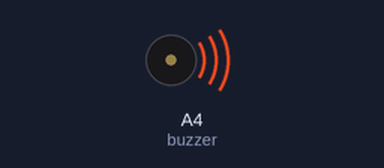
A sketch run on a simulated Arduino Uno, built with avr-gcc and run on an emulated ATmega328P. Shown: buzzer (waves = sounding).

Above: at 0.1 s.
At 39.64 s:
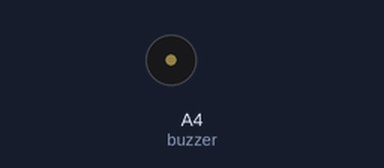
Timing chart, 0 to 40.0 s (numbered marks = the images above):
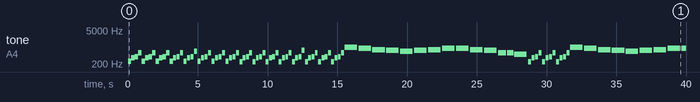

The sketch:

Stories_Untold.ino
```cpp
// GENSHIN IMPACT 海祇島常駐 BGM "待訴說的傳說" / Watatsumi Island Ambient OST "Stories Untold"

#include <avr/pgmspace.h>

#define NOTE_B0  31
#define NOTE_C1  33
#define NOTE_CS1 35
#define NOTE_D1  37
#define NOTE_DS1 39
#define NOTE_E1  41
#define NOTE_F1  44
#define NOTE_FS1 46
#define NOTE_G1  49
#define NOTE_GS1 52
#define NOTE_A1  55
#define NOTE_AS1 58
#define NOTE_B1  62
#define NOTE_C2  65
#define NOTE_CS2 69
#define NOTE_D2  73
#define NOTE_DS2 78
#define NOTE_E2  82
#define NOTE_F2  87
#define NOTE_FS2 93
#define NOTE_G2  98
#define NOTE_GS2 104
#define NOTE_A2  110
#define NOTE_AS2 117
#define NOTE_B2  123
#define NOTE_C3  131
#define NOTE_CS3 139
#define NOTE_D3  147
#define NOTE_DS3 156
#define NOTE_E3  165
#define NOTE_F3  175
#define NOTE_FS3 185
#define NOTE_G3  196
#define NOTE_GS3 208
#define NOTE_A3  220
#define NOTE_AS3 233
#define NOTE_B3  247
#define NOTE_C4  262
#define NOTE_CS4 277
#define NOTE_D4  294
#define NOTE_DS4 311
#define NOTE_E4  330
#define NOTE_F4  349
#define NOTE_FS4 370
#define NOTE_G4  392
#define NOTE_GS4 415
#define NOTE_A4  440
#define NOTE_AS4 466
#define NOTE_B4  494
#define NOTE_C5  523
#define NOTE_CS5 554
#define NOTE_D5  587
#define NOTE_DS5 622
#define NOTE_E5  659
#define NOTE_F5  698
#define NOTE_FS5 740
#define NOTE_G5  784
#define NOTE_GS5 831
#define NOTE_A5  880
#define NOTE_AS5 932
#define NOTE_B5  988
#define NOTE_C6  1047
#define NOTE_CS6 1109
#define NOTE_D6  1175
#define NOTE_DS6 1245
#define NOTE_E6  1319
#define NOTE_F6  1397
#define NOTE_FS6 1480
#define NOTE_G6  1568
#define NOTE_GS6 1661
#define NOTE_A6  1760
#define NOTE_AS6 1865
#define NOTE_B6  1976
#define NOTE_C7  2093
#define NOTE_CS7 2217
#define NOTE_D7  2349
#define NOTE_DS7 2489
#define NOTE_E7  2637
#define NOTE_F7  2794
#define NOTE_FS7 2960
#define NOTE_G7  3136
#define NOTE_GS7 3322
#define NOTE_A7  3520
#define NOTE_AS7 3729
#define NOTE_B7  3951
#define NOTE_C8  4186
#define NOTE_CS8 4435
#define NOTE_D8  4699
#define NOTE_DS8 4978
#define NOTE_E8  5274
#define NOTE_F8  5588
#define NOTE_FS8 5920
#define NOTE_G8  6272
#define NOTE_GS8 6645
#define NOTE_A8  7074
#define NOTE_AS8 7459
#define NOTE_B8  7902
#define REST 0

int tempo = 60;
int buzzer = A4;

const int melody[] PROGMEM = {
  NOTE_C4,16,NOTE_FS4,16,NOTE_G4,16,NOTE_D5,16,NOTE_C4,16,NOTE_FS4,16,NOTE_G4,16,NOTE_D5,16,NOTE_C4,16,NOTE_FS4,16,NOTE_G4,16,NOTE_D5,16,NOTE_C4,16,NOTE_FS4,16,NOTE_G4,16,NOTE_D5,16,
  NOTE_C4,16,NOTE_FS4,16,NOTE_G4,16,NOTE_E5,16,

  NOTE_C4,16,NOTE_FS4,16,NOTE_G4,16,NOTE_D5,16,NOTE_C4,16,NOTE_FS4,16,NOTE_G4,16,NOTE_D5,16,NOTE_C4,16,NOTE_FS4,16,NOTE_G4,16,NOTE_D5,16,
  NOTE_B3,17,NOTE_FS4,17,NOTE_G4,17,NOTE_D5,17,NOTE_B3,17,NOTE_FS4,17,NOTE_G4,17,NOTE_D5,17,NOTE_B3,17,NOTE_FS4,17,NOTE_G4,17,NOTE_D5,17,NOTE_B3,17,NOTE_FS4,17,NOTE_G4,17,NOTE_D5,17,
  NOTE_B3,17,NOTE_FS4,17,NOTE_G4,17,NOTE_FS5,17,NOTE_B3,17,NOTE_FS4,17,NOTE_G4,17,NOTE_D5,17,NOTE_B3,17,NOTE_FS4,17,NOTE_G4,17,NOTE_D5,17,NOTE_B3,17,NOTE_FS4,17,NOTE_G4,17,NOTE_D5,17,
  NOTE_B5,4,NOTE_A5,4,NOTE_G5,4,NOTE_FS5,4,NOTE_E5,4,NOTE_FS5,4,NOTE_G5,4,NOTE_A5,4,NOTE_A5,4,NOTE_G5,4,NOTE_FS5,4,NOTE_D5,6,NOTE_D5,8,NOTE_B4,4,
  NOTE_B3,16,NOTE_FS4,16,NOTE_G4,16,NOTE_D5,16,NOTE_B3,16,NOTE_FS4,16,NOTE_G4,16,NOTE_D5,16,NOTE_B3,16,NOTE_FS4,16,NOTE_G4,16,NOTE_D5,16,
  NOTE_B5,4,NOTE_A5,4,NOTE_G5,4,NOTE_FS5,4,NOTE_E5,4,NOTE_FS5,4,NOTE_G5,4,NOTE_A5,4,NOTE_A5,4,NOTE_G5,4,NOTE_FS5,4,NOTE_FS6,4,NOTE_D6,4,

  NOTE_B3,17,NOTE_FS4,17,NOTE_G4,17,NOTE_D5,17,NOTE_B3,17,NOTE_FS4,17,NOTE_G4,17,NOTE_D5,17,NOTE_B3,17,NOTE_FS4,17,NOTE_G4,17,NOTE_D5,17,
  NOTE_D5,17,NOTE_D4,17,NOTE_DS4,17,NOTE_G4,17,NOTE_C5,17,NOTE_D4,17,NOTE_DS4,17,NOTE_G4,17,NOTE_AS4,17,
  NOTE_D4,17,NOTE_DS4,17,NOTE_G4,17,NOTE_A4,17,NOTE_D4,17,NOTE_DS4,17,NOTE_G4,17,NOTE_G4,17,
  NOTE_D4,17,NOTE_DS4,17,NOTE_G4,17,NOTE_A4,16,NOTE_D4,16,NOTE_DS4,16,NOTE_G4,16,NOTE_AS4,16,
  NOTE_D4,16,NOTE_DS4,16,NOTE_G4,16,NOTE_F5,16,NOTE_D4,16,NOTE_DS4,16,NOTE_G4,16,NOTE_C5,16,
  NOTE_C4,16,NOTE_D4,16,NOTE_F4,16,NOTE_AS4,16,NOTE_C4,16,NOTE_D4,16,NOTE_F4,16,NOTE_A4,16,
  NOTE_C4,16,NOTE_D4,16,NOTE_F4,16,NOTE_F4,16,NOTE_C4,16,NOTE_D4,16,NOTE_F4,16,NOTE_D4,16,
  NOTE_A3,16,NOTE_AS3,16,
  NOTE_F4,16,NOTE_D4,16,NOTE_A3,16,NOTE_AS3,16,NOTE_F4,16,NOTE_D4,16,NOTE_A3,16,NOTE_AS3,16,

  NOTE_F4,17,NOTE_G4,17,NOTE_A4,17,NOTE_AS4,17,NOTE_G4,17,NOTE_D5,17,NOTE_D4,17,NOTE_DS4,17,NOTE_G4,17,NOTE_C5,17,
  NOTE_D4,17,NOTE_DS4,17,NOTE_G4,17,NOTE_AS4,17,NOTE_D4,17,NOTE_DS4,17,NOTE_G4,17,NOTE_A4,17,
  NOTE_D4,17,NOTE_DS4,17,NOTE_G4,17,NOTE_G4,17,NOTE_D4,17,NOTE_DS4,17,NOTE_G4,17,NOTE_A4,17,
  NOTE_D4,17,NOTE_DS4,17,NOTE_G4,17,NOTE_AS4,17,NOTE_D4,17,NOTE_DS4,17,NOTE_AS4,16,       NOTE_F6,16,
  NOTE_G4,16,NOTE_A4,16,NOTE_F5,16,NOTE_C5,16,NOTE_C4,16,NOTE_D4,16,NOTE_F4,16,NOTE_AS4,16,
  NOTE_C4,16,NOTE_D4,16,NOTE_F4,16,NOTE_A4,16,NOTE_C4,16,NOTE_D4,16,NOTE_F4,16,NOTE_A6,16,
  NOTE_C4,16,NOTE_D4,16,NOTE_F4,16,NOTE_F5,16,NOTE_C4,16,NOTE_E4,16,NOTE_A4,16,
  NOTE_D4,16,NOTE_C4,16,NOTE_D4,16,NOTE_A4,16,NOTE_D4,16,NOTE_C4,16,NOTE_D4,16,NOTE_G4,16,NOTE_D4,16,NOTE_C4,16,NOTE_D4,16,NOTE_F4,16,
  NOTE_D5,16,NOTE_C5,16,NOTE_D5,16,NOTE_G5,16,NOTE_D5,16,NOTE_C5,16,NOTE_D5,16,NOTE_G5,16,REST,2,
  NOTE_D5,16,NOTE_C5,16,NOTE_D5,16,NOTE_A5,16,NOTE_D5,16,NOTE_C5,16,NOTE_D5,16,NOTE_A5,16,REST,2,
  NOTE_D5,16,NOTE_C5,16,NOTE_D5,16,NOTE_AS5,16,NOTE_D5,16,NOTE_C5,16,NOTE_D5,16,NOTE_AS5,16,REST,2,
  NOTE_D5,16,NOTE_C5,16,NOTE_D5,16,NOTE_A5,16,NOTE_D5,16,NOTE_C5,16,NOTE_D5,16,NOTE_A5,16,REST,2,
  NOTE_G4,2,REST,4,REST,8,REST,16,REST,32,NOTE_A4,2,REST,4,REST,8,REST,16,REST,32,
  NOTE_G4,17,NOTE_CS5,17,NOTE_D5,17,NOTE_A5,17,NOTE_G4,17,NOTE_CS5,17,NOTE_D5,17,NOTE_A5,17,NOTE_G4,17,NOTE_CS5,17,NOTE_D5,17,NOTE_A5,17,NOTE_G4,17,NOTE_CS5,17,NOTE_D5,17,NOTE_A5,17,
  NOTE_G4,17,NOTE_CS5,17,NOTE_D5,17,NOTE_B5,17,NOTE_G4,17,NOTE_CS5,17,NOTE_D5,17,NOTE_A5,17,NOTE_G4,17,NOTE_CS5,17,NOTE_D5,17,NOTE_A5,17,NOTE_G4,17,NOTE_CS5,17,NOTE_D5,17,NOTE_A5,17,
  NOTE_FS4,16,NOTE_CS5,16,NOTE_D5,16,NOTE_A5,16,NOTE_FS4,16,NOTE_CS5,16,NOTE_D5,16,NOTE_A5,16,NOTE_FS4,16,NOTE_CS5,16,NOTE_D5,16,NOTE_A5,16,NOTE_FS4,16,NOTE_CS5,16,NOTE_D5,16,NOTE_A5,16,
  NOTE_FS4,16,NOTE_CS5,16,NOTE_D5,16,NOTE_CS6,16,NOTE_FS4,16,NOTE_CS5,16,NOTE_D5,16,NOTE_A5,16,NOTE_FS4,16,NOTE_CS5,16,NOTE_D5,16,NOTE_A5,16,NOTE_FS4,16,NOTE_CS5,16,NOTE_D5,16,NOTE_A5,16,
  NOTE_FS6,4,NOTE_E6,4,NOTE_D6,4,NOTE_CS6,4,NOTE_B5,6,NOTE_B5,8,NOTE_CS6,4,NOTE_D6,4,NOTE_E6,4,NOTE_E6,4,NOTE_D6,4,NOTE_CS6,4,NOTE_CS7,4,REST,4,NOTE_A6,4,


};

int notes = sizeof(melody) / sizeof(melody[0]) / 2;
int wholenote = (60000 * 4) / tempo;

void playMelody(const int melody[], int notes, int wholenote) {
  for (int thisNote = 0; thisNote < notes * 2; thisNote += 2) {

    int pitch = pgm_read_word(&melody[thisNote]);
    int divider = pgm_read_word(&melody[thisNote + 1]);

    int noteDuration;

    if (divider > 0) {
      // 正常音符
      noteDuration = wholenote / divider;
    } else {
      // 負音符（1.5倍）
      noteDuration = wholenote / abs(divider);
      noteDuration = noteDuration * 1.5;
    }

    tone(buzzer, pitch, noteDuration * 0.9);
    delay(noteDuration);
    noTone(buzzer);
  }
}

void setup() {
  playMelody(melody, notes, wholenote);
}

void loop() {
}
```

Measured:
- by itself, tone on A4 (buzzer): plays 262 Hz for 0.23 s, 370 Hz for 0.23 s, 392 Hz for 0.23 s, 587 Hz for 0.23 s, 262 Hz for 0.23 s, 370 Hz for 0.23 s … (99 notes in this stretch)
